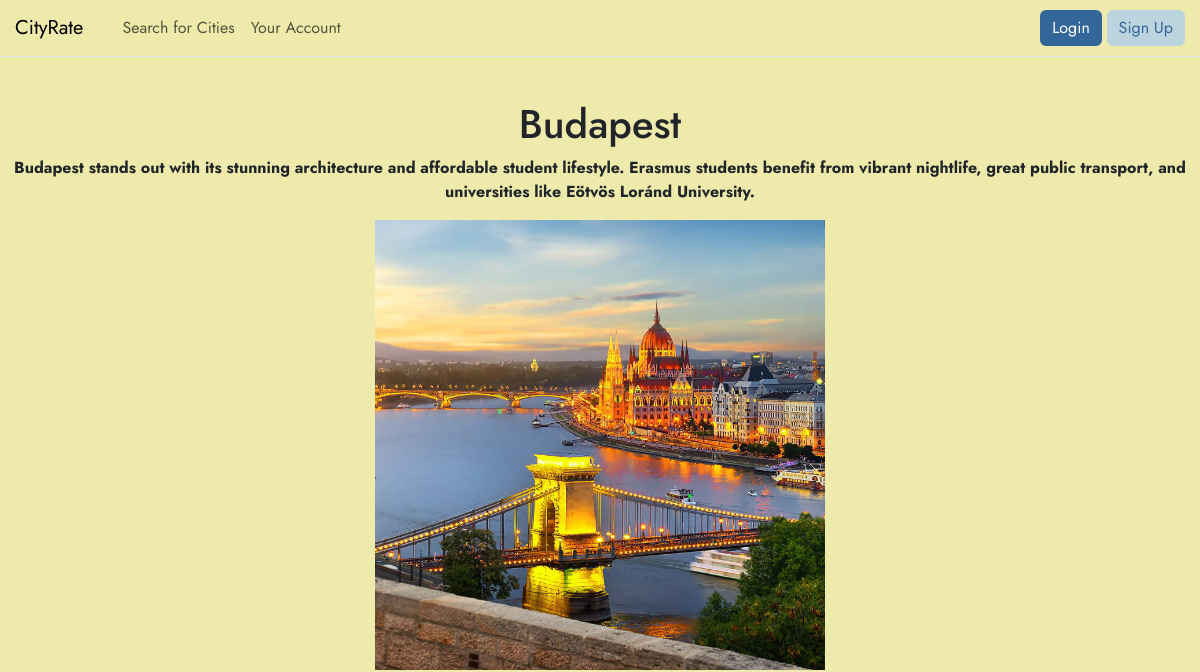
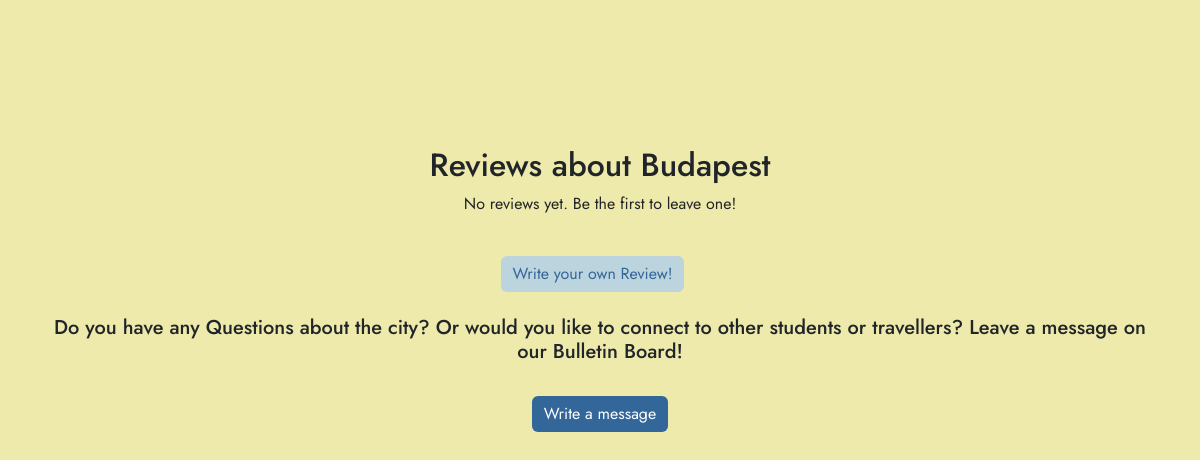
/city/Budapest, run on an earlier commit of the app's database (2 pictures, top to bottom).
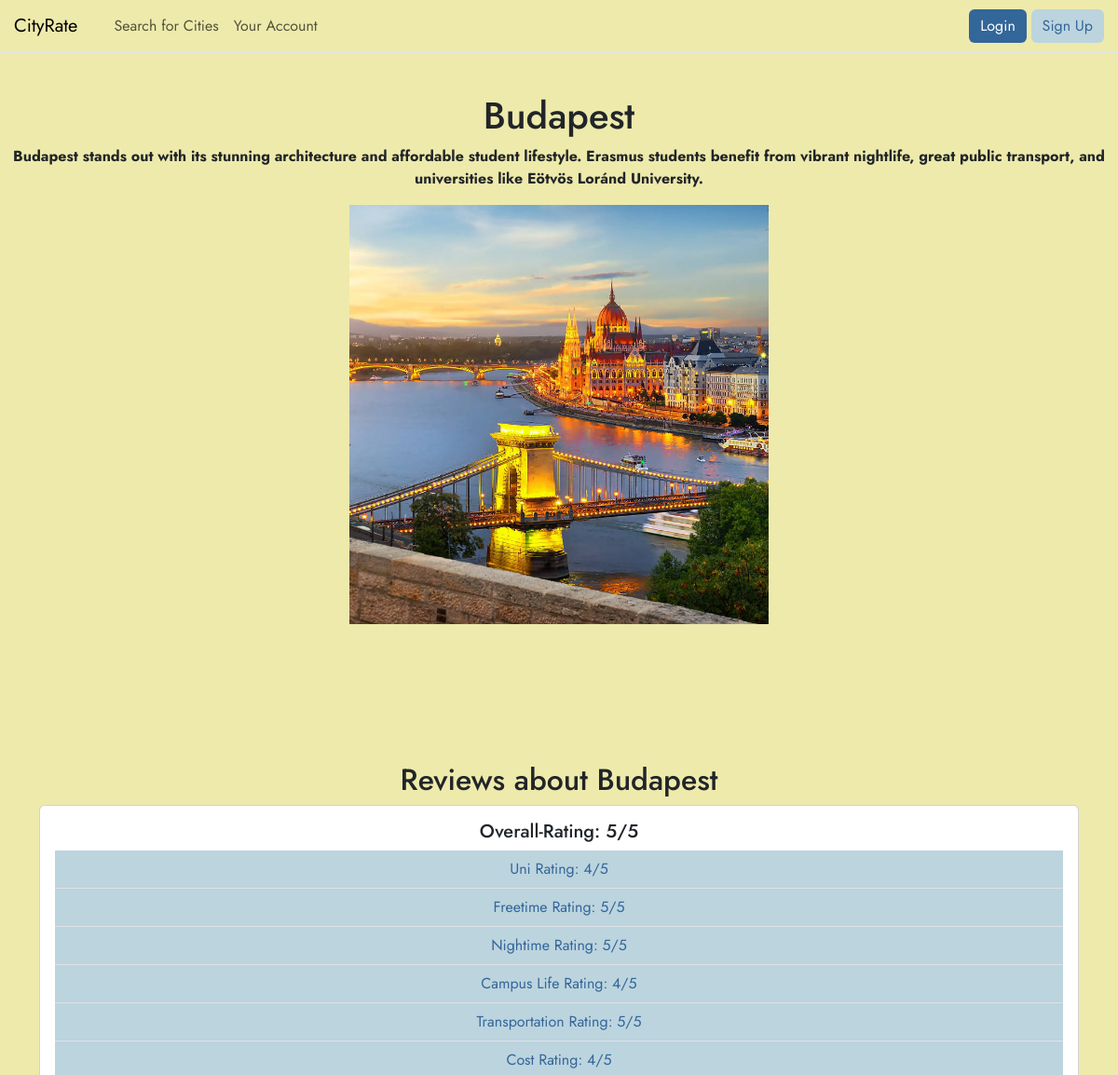
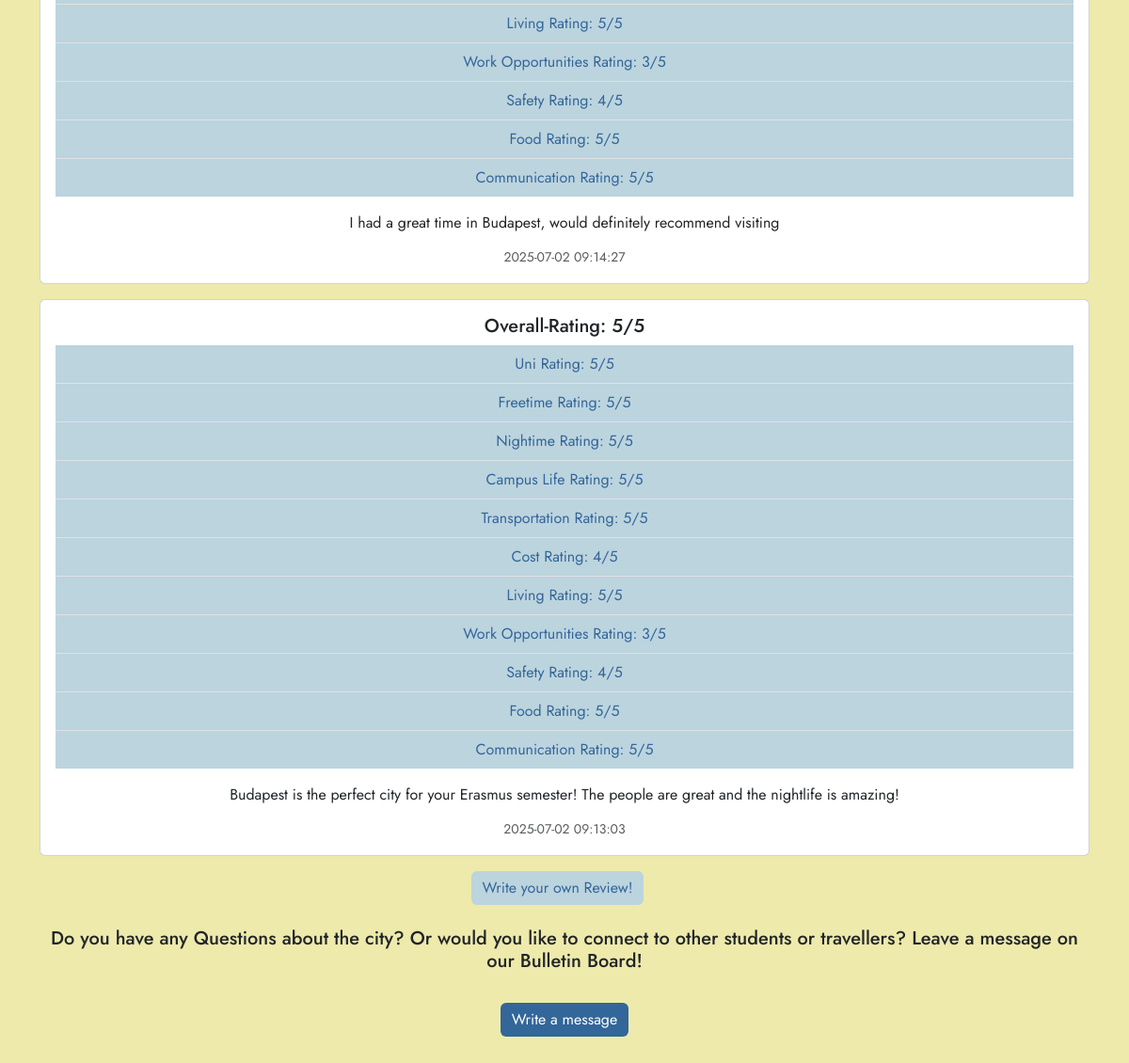
And on a later commit of the database (2 pictures, top to bottom).
### tables this page shows
CREATE TABLE city (
    name TEXT PRIMARY KEY NOT NULL,
    description TEXT NOT NULL,
    image_path TEXT
);

CREATE TABLE review (
    id INTEGER PRIMARY KEY AUTOINCREMENT,
    city_name TEXT NOT NULL,
    username TEXT, -- wenn du später Users integrierst
    overall_rating INTEGER NOT NULL,
    uni_rating INTEGER,
    freetime_rating INTEGER,
    nightime_rating INTEGER,
    campus_life_rating INTEGER,
    transportation_rating INTEGER,
    cost_rating INTEGER,
    living_rating INTEGER,
    workopportunities_rating INTEGER,
    safety_rating INTEGER,
    food_rating INTEGER,
    comunication_rating INTEGER,
    comment TEXT,
    created_at TIMESTAMP DEFAULT CURRENT_TIMESTAMP,
    FOREIGN KEY(city_name) REFERENCES city(name),
    FOREIGN KEY(username) REFERENCES user(username)
);

### app.py (the view)
@app.route('/city/<city_name>', methods=['GET', 'POST'])
def city_view(city_name):
    if not city_name: #Falls kein city_name übergeben wurde
        return "No city chosen", 400
    db_con = get_db_con()
    form = ReviewForm()
    city = db_con.execute(
        'SELECT * FROM city WHERE LOWER(name) = LOWER(?)',
        (city_name.lower(),)
    ).fetchone()
    if city is None:
        return "City not found", 404
    reviews = db_con.execute(
        'SELECT * FROM review WHERE city_name = ? ORDER BY created_at DESC',
        (city['name'],) #Def für ?-Platzhalter
    ).fetchall()
    return render_template('city.html', city=city, form=form, reviews=reviews)

### db.py (called while the page is built)
def get_db_con(pragma_foreign_keys = True):
    if 'db_con' not in g:
        g.db_con = sqlite3.connect(
            current_app.config['DATABASE'],
            detect_types=sqlite3.PARSE_DECLTYPES
        )
        g.db_con.row_factory = sqlite3.Row
        if pragma_foreign_keys:
            g.db_con.execute('PRAGMA foreign_keys = ON;')
    return g.db_con

def close_db_con(e=None):
    db_con = g.pop('db_con', None)
    if db_con is not None:
        db_con.close()

### templates/city.html (shortened to what this page needs)
{% from 'bootstrap5/nav.html' import render_nav_item %}
<!DOCTYPE html>
<html>
<head>
    {{ bootstrap.load_css() }}
<link rel="stylesheet" href="{{ url_for('static', filename='css/style.css') }}">
</head>
<body>
  <nav class="navbar navbar-expand-xl border-bottom mb-3 fixed-top">
        <div class="container-fluid px-0">
            <a class="navbar-brand" href="{{ url_for('home') }}"  style ="padding-left: 15px;" >CityRate</a>
            <div class="collapse navbar-collapse" id="navbarSupportedContent">
    <ul class="navbar-nav me-auto mb-2 mb-lg-0" style="padding-left: 15px;">
        {{ render_nav_item('search', 'Search for Cities') }}
        {{ render_nav_item('profile', 'Your Account') }}
    </ul>
    <div>
    <a href="{{ url_for('login') }}" class="btn custom-button1">Login</a>
    <a href="{{ url_for('register') }}" class="btn custom-button2">Sign Up</a>
    </div>
</div>
        </div>
    </nav>
    <header>
        <h1>{{ city['name'] }}</h1>
        <p class="fw-bold mb-3 text-center">{{ city['description'] }}</p>
       <img src="{{ url_for('static', filename='images/' ~ city['image_path']) }}" alt="{{ city['name'] }}" class="city-image">
    </header>
    <main class="container mt-5">
    <h2 class="text-center">Reviews about {{ city['name'] }}</h2>
    {% if reviews %}
        {% for review in reviews %}
            <div class="card mb-3">
                <div class="card-body">
    <h5 class="card-title">Overall-Rating: {{ review.overall_rating }}/5</h5>
    <ul class="list-group list-group-flush">
    <li class="list-group-item list-bg">Uni Rating: {{ review.uni_rating }}/5</li>
    <li class="list-group-item list-bg">Freetime Rating: {{ review.freetime_rating }}/5</li>
    <li class="list-group-item list-bg">Nightime Rating: {{ review.nightime_rating }}/5</li>
    <li class="list-group-item list-bg">Campus Life Rating: {{ review.campus_life_rating }}/5</li>
    <li class="list-group-item list-bg">Transportation Rating: {{ review.transportation_rating }}/5</li>
    <li class="list-group-item list-bg">Cost Rating: {{ review.cost_rating }}/5</li>
    <li class="list-group-item list-bg">Living Rating: {{ review.living_rating }}/5</li>
    <li class="list-group-item list-bg">Work Opportunities Rating: {{ review.workopportunities_rating }}/5</li>
    <li class="list-group-item list-bg">Safety Rating: {{ review.safety_rating }}/5</li>
    <li class="list-group-item list-bg">Food Rating: {{ review.food_rating }}/5</li>
    <li class="list-group-item list-bg">Communication Rating: {{ review.comunication_rating }}/5</li>
</ul>
    {% if review.comment %}
        <p class="card-text mt-3">{{ review.comment }}</p>
    {% endif %}
    <p class="card-subtitle text-muted"><small>{{ review.created_at }}</small></p>
</div>
            </div>
        {% endfor %}
    {% else %}
        <p class="text-center">No reviews yet. Be the first to leave one!</p> <br>
    {% endif %}
    <a href="{{ url_for('review', city_name=city.name)  }}" class="btn custom-button2">Write your own Review!</a>
 <div>
    <br>
    <h5 class="text-center">Do you have any Questions about the city? Or would you like to connect to other students or travellers? Leave a message on our Bulletin Board!</h5> <br>
    <a href="{{ url_for('bulletin', city_name=city.name) }}" class="btn custom-button1">Write a message</a>
    </div>
</main>
</body>
</html>

### static/css/style.css (style rules this page uses)
h1, h2, h3, h4, h5, h6 { text-align: center; }
body { padding-top: 100px; background-color: #EEEAAB; font-family: 'Jost', sans-serif; }
main { background-color: #EEEAAB; font-family: 'Jost', sans-serif; text-align: center; padding-top: 100px; }
nav.navbar { background-color: #EEEAAB; opacity: 1; }
.custom-button1 { background-color: #336699; color: white; border: none; }
.custom-button2 { background-color: #BCD4DE; color: #336699; border: #336699; margin-right: 15px; }

### templates/city.html (style rules this page uses)
.city-image { width: 450px; height: 450px; object-fit: cover; display: block; margin: 0 auto; }
.list-bg { background-color: #BCD4DE; color: #336699; }

What changed in the data, as far as the page shows it:
added review: overall_rating "5", uni_rating "4", freetime_rating "5", nightime_rating "5", campus_life_rating "4", transportation_rating "5", cost_rating "4", living_rating "5", workopportunities_rating "3", safety_rating "4", food_rating "5", comunication_rating "5", comment "I had a great time in Budapest, would definitely recommend visiting", created_at "2025-07-02 09:14:27"
added review: overall_rating "5", uni_rating "5", freetime_rating "5", nightime_rating "5", campus_life_rating "5", transportation_rating "5", cost_rating "4", living_rating "5", workopportunities_rating "3", safety_rating "4", food_rating "5", comunication_rating "5", comment "Budapest is the perfect city for your Erasmus semester! The people are great and the nightlife is amazing!", created_at "2025-07-02 09:13:03"
Also different on the page:
text no longer shown: "No reviews yet. Be the first to leave one!"
